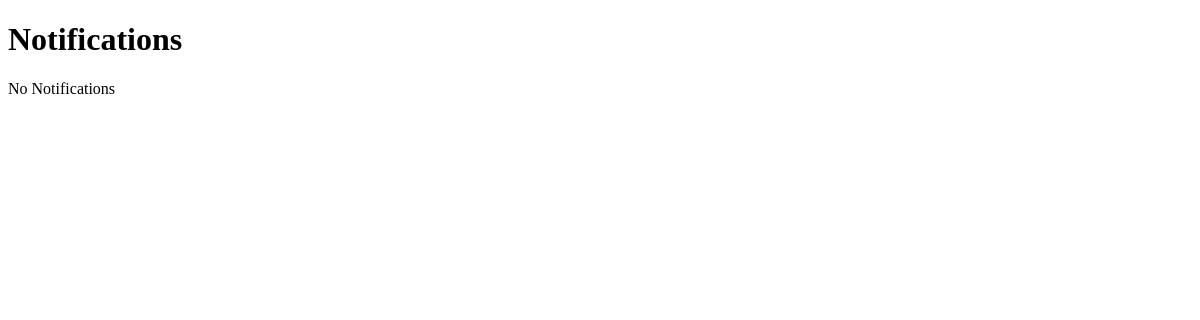
/notifications/ (signed in), run on an earlier commit of the app's database.
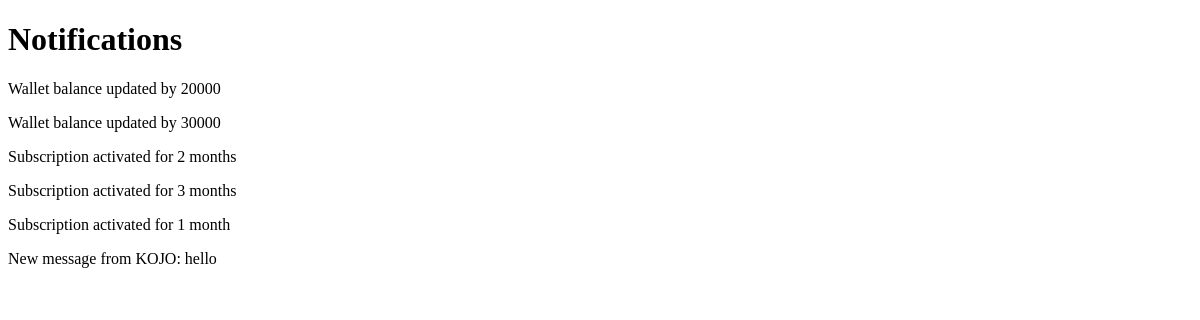
And on a later commit of the database.
### ojm_core/models.py (models this page shows, shortened)
class Notification(models.Model):
    TYPE_CHOICES = [
        ('payment', 'Payment'),
        ('account', 'Account'),
        ('chat', 'Chat'),
    ]
    user = models.ForeignKey(User, on_delete=models.CASCADE)
    message = models.TextField()
    notification_type = models.CharField(max_length=20, choices=TYPE_CHOICES)
    created_at = models.DateTimeField(auto_now_add=True)
    read = models.BooleanField(default=False)

### ojm_core/views.py (the view)
# urls.py: path('notifications/', views.get_notifications, name='notifications'),
@login_required
def get_notifications(request):
    user = request.user
    notifications = Notification.objects.filter(user=user)
    count = Notification.objects.filter(user=user).count()
    notifications.update(read=True)
    context = {
        'notifications': notifications,
        'count':count
    }
    return render(request, 'notifications.html', context)

### templates/notifications.html (shortened to what this page needs)
<!DOCTYPE html>
<html lang="en">
<head>
</head>
<body>
    <h1>Notifications</h1>
    <div id="notification-area">
        {% if notifications %}
        {% for notification in notifications %}
        <p>{{ notification.message }}</p>
        {% endfor %}
        {% else %}
        <p>No Notifications</p>
        {% endif %}
    </div>
</body>
</html>

What changed in the data, as far as the page shows it:
added Notification: message "Wallet balance updated by 20000"
added Notification: message "Wallet balance updated by 30000"
added Notification: message "Subscription activated for 2 months"
added Notification: message "Subscription activated for 3 months"
added Notification: message "Subscription activated for 1 month"
added Notification: message "New message from KOJO: hello"
Also different on the page:
text no longer shown: "No Notifications"
